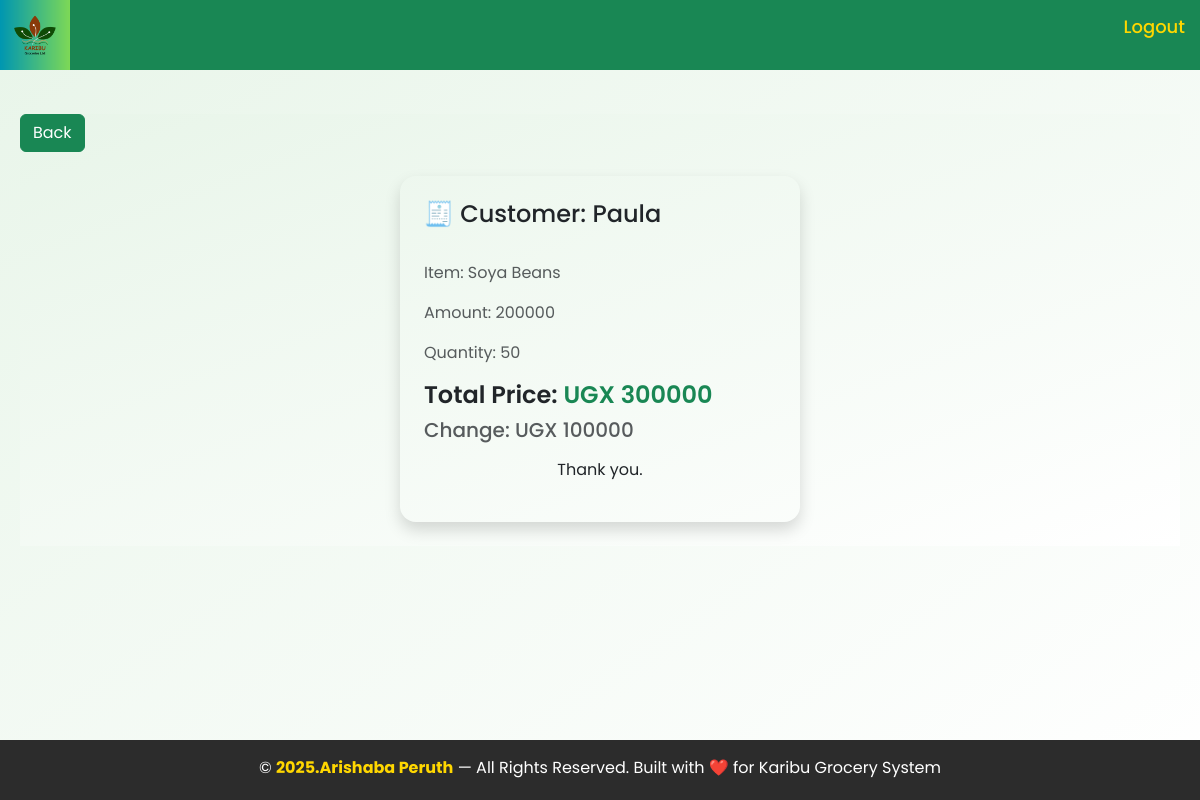
Page /receipt/18/ (signed in) on the committed database.
### homeapp/models.py (models this page shows, shortened)
class Sale(models.Model):
    Name_of_produce = models.ForeignKey(Stock, blank=True, null=True, on_delete=models.CASCADE)
    item_name = models.CharField(blank=True, null=True)
    Tonnage_in_kgs = models.IntegerField(blank=False)
    Amount_paid = models.IntegerField(default=0,blank=False)
    Branch = models.ForeignKey(Branch, blank=True, null=True, on_delete=models.CASCADE)
    Sales_agent_name = models.CharField(blank=False)
    Date_time = models.DateTimeField(auto_now_add=True)
    Name_of_buyer = models.CharField(blank=True)
    method_of_payment = models.CharField(choices=[("Cash", "Cash"), ("Credit", "Credit")],blank=True, null=True)
    def get_amount_paid(self):
        amount_paid = self.Tonnage_in_kgs * self.Name_of_produce.Unit_price
        return int(amount_paid)
    def get_change(self):
        change = self.get_amount_paid() - self.Amount_paid
        return (int(change))

class Stock(models.Model):
    Name_of_produce = models.CharField(max_length=100, null=True)
    Produce_type = models.CharField(choices=[("Internal","Internal"), ("External","External")] ,blank=True, null=True)
    Date = models.DateField(auto_now_add=True)
    Tonnage_in_kgs = models.IntegerField(blank=False, default=0)
    total_quantity = models.IntegerField(default=0,blank=True, null=True)
    Cost = models.IntegerField(blank=False, default=0)
    Unit_price = models.IntegerField(blank=True, null=True)
    Dealer_name = models.CharField(blank=False, default=0)
    Branch = models.ForeignKey(Branch,blank=True, null=True, on_delete=models.CASCADE)
    Contact = models.IntegerField(default=0, blank=False)
    received_quantity = models.IntegerField(default=0,blank=True,null=True)
    def __str__(self):
        return self.Name_of_produce

### homeapp/views.py (the view)
# urls.py: path('receipt/<int:receipt_id>/',views.receipt_detail, name='receipt_detail'),
@login_required
def receipt_detail(request, receipt_id):
    receipt = get_object_or_404(Sale, id=receipt_id)
    if request.user.is_manager or request.user.is_manager_2:
        branch_name = 'Maganjo' if request.user.is_manager else 'Matugga'
        if receipt.Branch.branch_name != branch_name:
            return HttpResponseForbidden("You do not have permission to view receipts from this branch.")
    return render(request, 'homeapp/receipt_detail.html', {'receipt': receipt})

### homeapp/templates/homeapp/receipt_detail.html (shortened to what this page needs)
{% extends 'homeapp/base.html' %}
{% load static %}
{% block content %}
<br>
<main style=" background: linear-gradient(to bottom right, #e8f5e9, #ffffff); margin: 20px;">
    <link rel="stylesheet" href="{% static 'receiptdetail.css' %}">
    <div>
        {% if user.is_manager or user.is_manager_2 %}
        <a href="{% url 'manager' %}"><button class="btn btn-success">Back</button></a>
        {% endif %}
    </div>
    <div class="container my-4 d-flex justify-content-center">
        <div class="receipt-card shadow p-4 rounded-4 w-100" style="max-width: 400px;">
            <div class="mb-3 boreder-bottom pb-2">
                <h4>🧾 Customer: {{ receipt.Name_of_buyer|default:"N/A" }}</h4>
            </div>
            <p class="md-1 text-muted">Item: {{ receipt.Name_of_produce }}</p>
            <p class="md-1 text-muted">Amount: {{ receipt.Amount_paid }}</p>
            <p class="md-1 text-muted">Quantity: {{ receipt.Tonnage_in_kgs }}</p>
        <div class="total-section mb-3">
            <h4 class="text-dark fw-semibold">Total Price: <span class="text-success">UGX {{ receipt.get_amount_paid }}</span></h4>
            <h5 class="text-muted">Change: UGX {{ receipt.get_change }}</h5>
        </div>
        <p style="text-align: center;">Thank you.</p>
    </div>
</main>
{% endblock %}

### homeapp/static/base.css (style rules this page uses)
* { margin: 0; padding: 0; box-sizing: border-box; font-family: 'Poppins', sans-serif; }
body { padding-top: 70px; }

### homeapp/static/dashboard1.css (style rules this page uses)
*, *::before, *::after { margin: 0; padding: 0; box-sizing: border-box; }
html { height: 100%; }
body { min-height: 100vh; display: flex; flex-direction: column; background-color: #f5f6fa; }

### rows in the picture
Sale: Name_of_buyer "Paula", Name_of_produce "Soya Beans", Amount_paid "200000", Tonnage_in_kgs "50", get_amount_paid "300000", get_change "100000"
